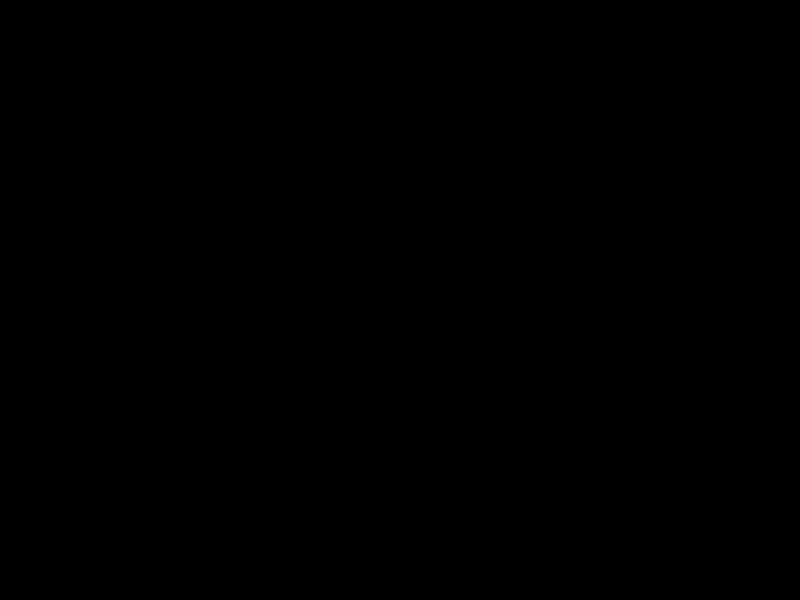
Frame 1 (no input)
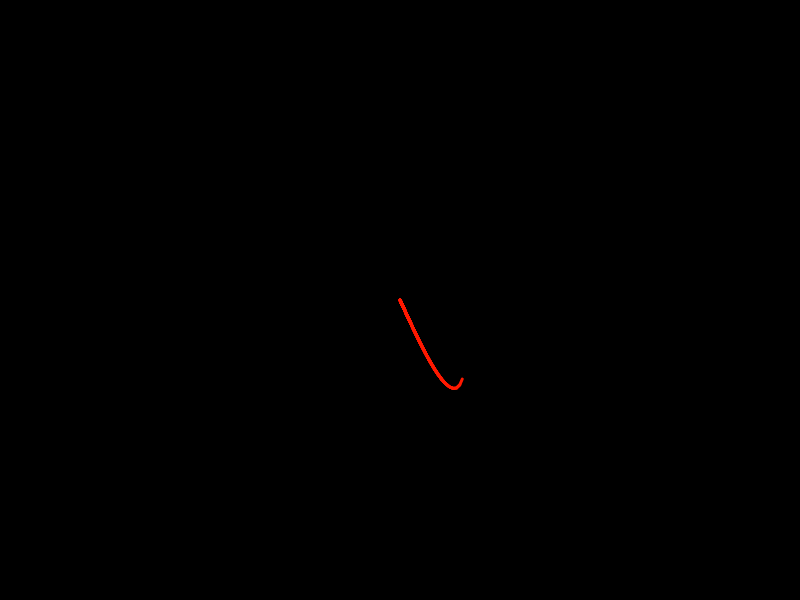
Frame 60 (no input)
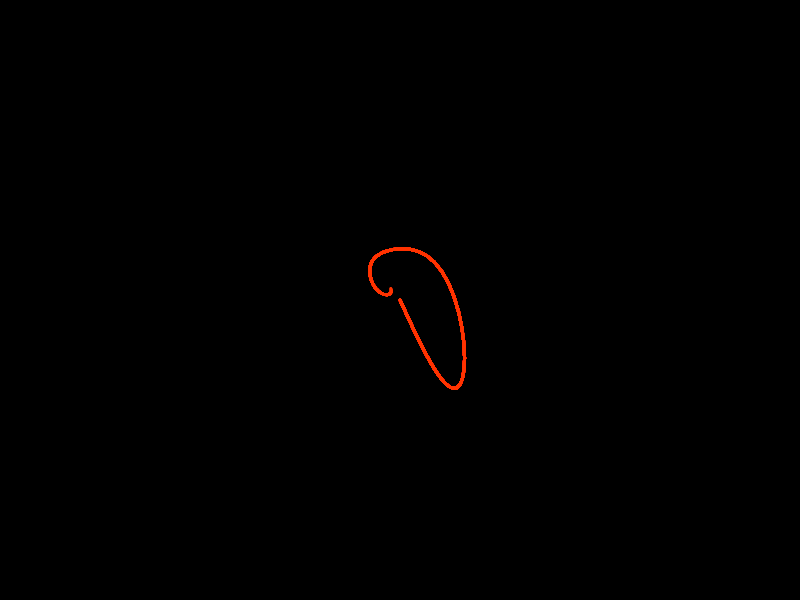
Frame 120 (the mouse pressed at the canvas centre since frame 60)

The p5.js sketch that drew these frames (run headless with seeded random() and noise() and a simulated clock; from frame 60 on, the mouse is pressed at the canvas centre):

// p5.js sketch
// ── sketch.js
/********************
	Lorenz Attractor
	not tested in 3D
	*****************/

// Initial values
let x = 0.1
let y = 0
let z = 0
const dt = 0.01

// Lorenz's original values
const sigma = 10
const ro = 28
const beta = 8.0 / 3.0

const points = []

function setup() {
	createCanvas(800, 600)
	colorMode(HSB)
	background(0)
}

function draw() {
	const dx = (sigma * (y - x)) * dt
	const dy = (x * (ro - z) - y) * dt
	const dz = (x * y - beta * z) * dt
	x = x + dx
	y = y + dy
 	z = z + dz

	points.push(createVector(x, y, z))

	translate(width / 2, height / 2, 0)
	scale(3)
	noFill()
	
	let hu = 0
	beginShape()
	points.map(p => {
		stroke(hu % 256, 255, 255)
		vertex(p.x, p.y)
		hu += 0.1
	})
	endShape()
}
// ── Spot.js
// An object to describe a spot in the grid
function Spot(i, j) {    
	// Location in the grid
	this.i = i
	this.j = j

	// f, g, and h values for A*
	this.f = 0	// f(x) = g(x) + h(x)
	this.g = 0	// The cost of getting from the start node to that node.
	this.h = 0	// Result of the heuristic that estimates the cost of the cheapest path from n to the goal.

	// Neighbors
	this.neighbors = new Array()

	// Where did I come from?
	this.previous

	// Am I a wall?
	this.is_wall = random(1) < 0.4
}

// Display me
Spot.prototype.show = function(color) {
	if (this.is_wall) {
		fill(0)
		noStroke()
		ellipse(this.i * w + w / 2, this.j * h + h / 2, w / 2, h / 2)
	} else if (color) {
		fill(color)
		rect(this.i * w, this.j * h, w, h)
	}
}
    
// Figure out who my neighbors are
Spot.prototype.addNeighbors = function(grid) {
	const i = this.i
	const j = this.j
	if (i < cols - 1) {
		this.neighbors.push(grid[i + 1][j])
	}
	if (i > 0) {
		this.neighbors.push(grid[i - 1][j])
	}
	if (j < rows - 1) {
		this.neighbors.push(grid[i][j + 1])
	}
	if (j > 0) {
		this.neighbors.push(grid[i][j - 1])
	}
	if (i > 0 && j > 0) {
		this.neighbors.push(grid[i - 1][j - 1])
	}
	if (i < cols - 1 && j > 0) {
		this.neighbors.push(grid[i + 1][j - 1])
	}
	if (i > 0 && j < rows - 1) {
		this.neighbors.push(grid[i - 1][j + 1])
	}
	if (i < cols - 1 && j < rows - 1) {
		this.neighbors.push(grid[i + 1][j + 1])
	}
}
